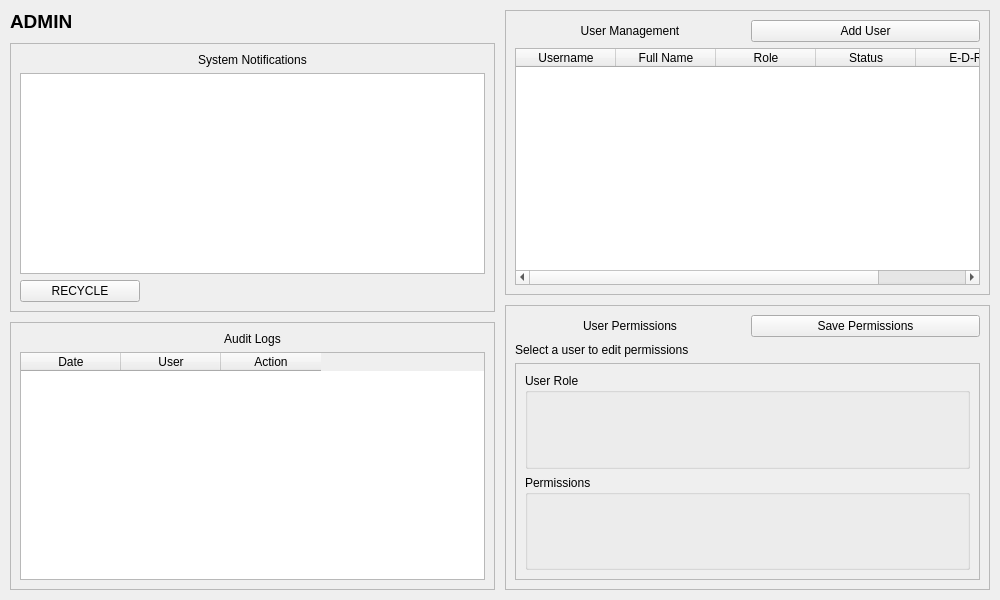
<?xml version="1.0" encoding="UTF-8"?>
<ui version="4.0">
 <class>AdminScreen</class>
 <widget class="QWidget" name="AdminScreen">
  <property name="geometry">
   <rect>
    <x>0</x>
    <y>0</y>
    <width>1000</width>
    <height>600</height>
   </rect>
  </property>
  <layout class="QHBoxLayout" name="horizontalLayout">
   <property name="spacing">
    <number>10</number>
   </property>
   <property name="margin" stdset="0">
    <number>10</number>
   </property>
   <item>
    <layout class="QVBoxLayout" name="leftPanelLayout">
     <property name="spacing">
      <number>10</number>
     </property>
     <item>
      <widget class="QLabel" name="adminHeaderLabel">
       <property name="font">
        <font>
         <pointsize>14</pointsize>
         <bold>true</bold>
        </font>
       </property>
       <property name="text">
        <string>ADMIN</string>
       </property>
       <property name="alignment">
        <set>Qt::AlignmentFlag::AlignLeading|Qt::AlignmentFlag::AlignLeft|Qt::AlignmentFlag::AlignVCenter</set>
       </property>
      </widget>
     </item>
     <item>
      <widget class="QFrame" name="notificationsFrame">
       <property name="minimumSize">
        <size>
         <width>300</width>
         <height>250</height>
        </size>
       </property>
       <property name="frameShape">
        <enum>QFrame::Shape::StyledPanel</enum>
       </property>
       <layout class="QVBoxLayout" name="verticalLayout">
        <item>
         <widget class="QLabel" name="notificationsLabel">
          <property name="text">
           <string>System Notifications</string>
          </property>
          <property name="alignment">
           <set>Qt::AlignmentFlag::AlignCenter</set>
          </property>
         </widget>
        </item>
        <item>
         <widget class="QListWidget" name="notificationsList"/>
        </item>
        <item>
         <widget class="QPushButton" name="recycleBtn">
          <property name="maximumSize">
           <size>
            <width>120</width>
            <height>40</height>
           </size>
          </property>
          <property name="text">
           <string>RECYCLE</string>
          </property>
         </widget>
        </item>
       </layout>
      </widget>
     </item>
     <item>
      <widget class="QFrame" name="auditLogsFrame">
       <property name="minimumSize">
        <size>
         <width>300</width>
         <height>250</height>
        </size>
       </property>
       <property name="frameShape">
        <enum>QFrame::Shape::StyledPanel</enum>
       </property>
       <layout class="QVBoxLayout" name="verticalLayout_2">
        <item>
         <widget class="QLabel" name="auditLogsLabel">
          <property name="text">
           <string>Audit Logs</string>
          </property>
          <property name="alignment">
           <set>Qt::AlignmentFlag::AlignCenter</set>
          </property>
         </widget>
        </item>
        <item>
         <widget class="QTableWidget" name="auditLogsTable">
          <column>
           <property name="text">
            <string>Date</string>
           </property>
          </column>
          <column>
           <property name="text">
            <string>User</string>
           </property>
          </column>
          <column>
           <property name="text">
            <string>Action</string>
           </property>
          </column>
         </widget>
        </item>
       </layout>
      </widget>
     </item>
    </layout>
   </item>
   <item>
    <layout class="QHBoxLayout" name="headerLayout"/>
   </item>
   <item>
    <layout class="QVBoxLayout" name="rightPanelLayout">
     <property name="spacing">
      <number>10</number>
     </property>
     <item>
      <widget class="QFrame" name="userManagementFrame">
       <property name="maximumSize">
        <size>
         <width>16777215</width>
         <height>300</height>
        </size>
       </property>
       <property name="frameShape">
        <enum>QFrame::Shape::StyledPanel</enum>
       </property>
       <layout class="QVBoxLayout" name="verticalLayout_3">
        <item>
         <layout class="QHBoxLayout" name="horizontalLayout_2">
          <item>
           <widget class="QLabel" name="userManagementLabel">
            <property name="text">
             <string>User Management</string>
            </property>
            <property name="alignment">
             <set>Qt::AlignmentFlag::AlignCenter</set>
            </property>
           </widget>
          </item>
          <item>
           <widget class="QPushButton" name="addUserBtn">
            <property name="text">
             <string>Add User</string>
            </property>
           </widget>
          </item>
         </layout>
        </item>
        <item>
         <widget class="QTableWidget" name="usersTable">
          <property name="selectionBehavior">
           <enum>QAbstractItemView::SelectionBehavior::SelectRows</enum>
          </property>
          <column>
           <property name="text">
            <string>Username</string>
           </property>
          </column>
          <column>
           <property name="text">
            <string>Full Name</string>
           </property>
          </column>
          <column>
           <property name="text">
            <string>Role</string>
           </property>
          </column>
          <column>
           <property name="text">
            <string>Status</string>
           </property>
          </column>
          <column>
           <property name="text">
            <string>E-D-R</string>
           </property>
          </column>
         </widget>
        </item>
       </layout>
      </widget>
     </item>
     <item>
      <widget class="QFrame" name="userPermissionsFrame">
       <property name="frameShape">
        <enum>QFrame::Shape::StyledPanel</enum>
       </property>
       <layout class="QVBoxLayout" name="verticalLayout_4">
        <item>
         <layout class="QHBoxLayout" name="permissionsHeaderLayout">
          <item>
           <widget class="QLabel" name="userPermissionsLabel">
            <property name="text">
             <string>User Permissions</string>
            </property>
            <property name="alignment">
             <set>Qt::AlignmentFlag::AlignCenter</set>
            </property>
           </widget>
          </item>
          <item>
           <widget class="QPushButton" name="savePermissionsBtn">
            <property name="text">
             <string>Save Permissions</string>
            </property>
           </widget>
          </item>
         </layout>
        </item>
        <item>
         <widget class="QLabel" name="selectedUserLabel">
          <property name="text">
           <string>Select a user to edit permissions</string>
          </property>
          <property name="alignment">
           <set>Qt::AlignmentFlag::AlignLeading</set>
          </property>
         </widget>
        </item>
        <item>
         <widget class="QScrollArea" name="permissionsScrollArea">
          <property name="widgetResizable">
           <bool>true</bool>
          </property>
          <widget class="QWidget" name="permissionsWidget">
           <property name="geometry">
            <rect>
             <x>0</x>
             <y>0</y>
             <width>455</width>
             <height>208</height>
            </rect>
           </property>
           <layout class="QVBoxLayout" name="permissionsLayout">
            <item>
             <widget class="QGroupBox" name="roleGroupBox">
              <property name="title">
               <string>User Role</string>
              </property>
              <layout class="QVBoxLayout" name="roleLayout"/>
             </widget>
            </item>
            <item>
             <widget class="QGroupBox" name="permissionsGroupBox">
              <property name="title">
               <string>Permissions</string>
              </property>
              <layout class="QVBoxLayout" name="permissionsCheckboxLayout"/>
             </widget>
            </item>
           </layout>
          </widget>
         </widget>
        </item>
       </layout>
      </widget>
     </item>
    </layout>
   </item>
  </layout>
 </widget>
 <resources/>
 <connections/>
</ui>
